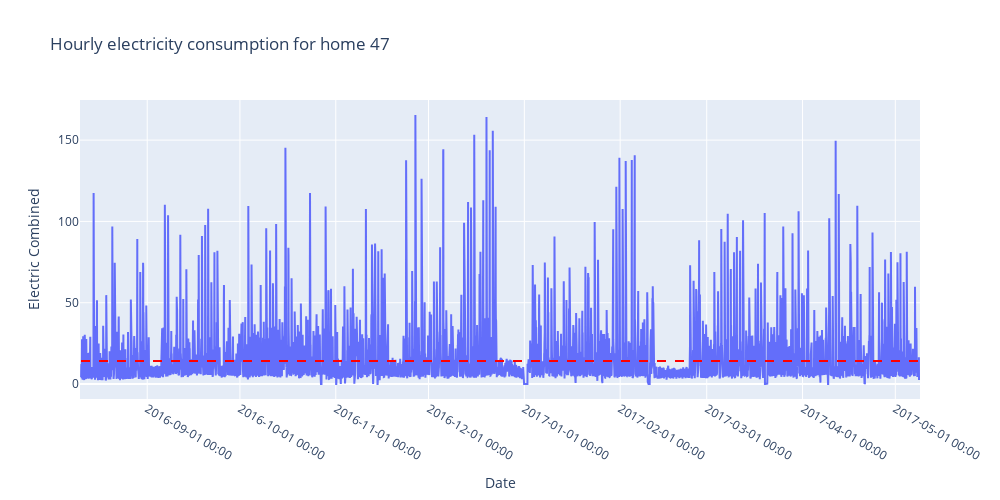
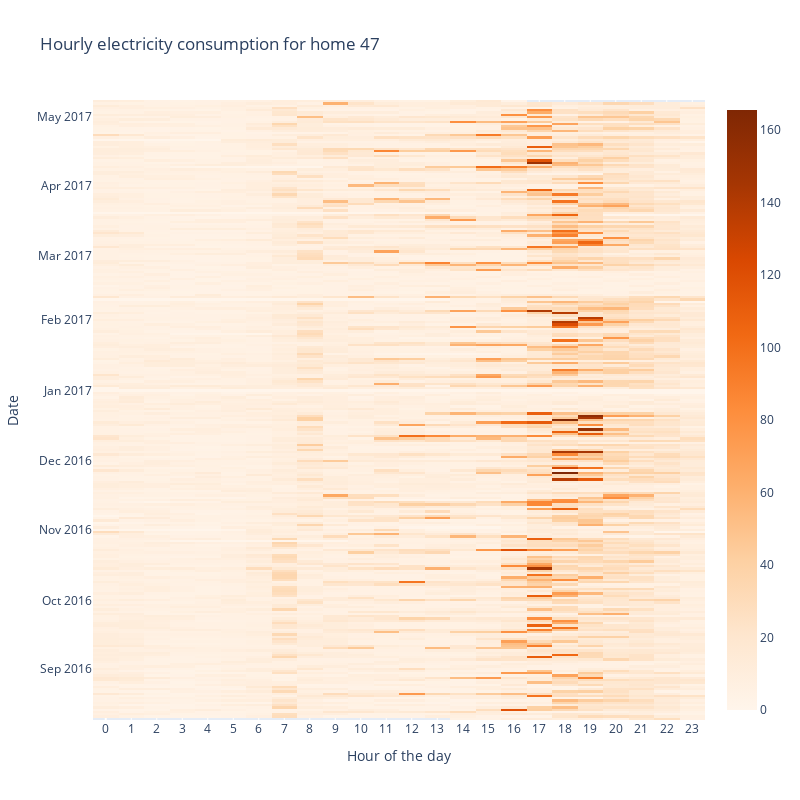

The cell these charts' notebook holds for them, in order:
### Code cell
house_breakdown(47)

### Figure 1 — Plotly figure (JSON) as saved in the notebook; plotly's stock layout.template omitted (floating-point values rounded to 4 significant figures; data arrays with more than 128 entries replaced by an {"elided": "..."} marker saying what was removed)
{"data": [{"mode": "lines", "name": "mains", "type": "scatter", "x": {"elided": "6507 str values"}, "y": {"elided": "6507 float values"}}], "layout": {"autosize": false, "height": 500, "shapes": [{"line": {"color": "Red", "dash": "dash", "width": 2}, "type": "line", "x0": "2016-08-10T14:00:00", "x1": "2017-05-08T16:00:00", "y0": 14.15, "y1": 14.15}], "title": {"text": "Hourly electricity consumption for home 47"}, "width": 1000, "xaxis": {"tickformat": "%Y-%m-%d %H:%M", "title": {"text": "Date"}}, "yaxis": {"title": {"text": "Electric Combined"}}}}

### Figure 2 — Plotly figure (JSON) as saved in the notebook; plotly's stock layout.template omitted (floating-point values rounded to 4 significant figures; data arrays with more than 128 entries replaced by an {"elided": "..."} marker saying what was removed)
{"data": [{"colorscale": [[0, "rgb(255,245,235)"], [0.125, "rgb(254,230,206)"], [0.25, "rgb(253,208,162)"], [0.375, "rgb(253,174,107)"], [0.5, "rgb(253,141,60)"], [0.625, "rgb(241,105,19)"], [0.75, "rgb(217,72,1)"], [0.875, "rgb(166,54,3)"], [1, "rgb(127,39,4)"]], "hovertemplate": "Day: %{y}<br>Time: %{x}<br>Value: %{z}<extra></extra>", "type": "heatmap", "x": [0, 1, 2, 3, 4, 5, 6, 7, 8, 9, 10, 11, 12, 13, 14, 15, 16, 17, 18, 19, 20, 21, 22, 23], "y": {"elided": "272 str values"}, "z": {"elided": "272x24 float values"}}], "layout": {"height": 800, "title": {"text": "Hourly electricity consumption for home 47"}, "width": 800, "xaxis": {"nticks": 36, "title": {"text": "Hour of the day"}}, "yaxis": {"title": {"text": "Date"}}}}
